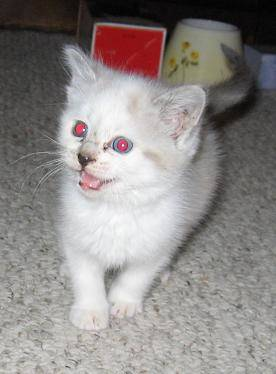
#> input picture test_set/cats/cat.4018.jpg, 276 x 374 px, found by its file name; its folder holds 4 pictures in this run
$ python model.py
#> lines starting #> are read from the running program, lines starting #| are printed output that depends on the picture
import os
import numpy as np
from sklearn.svm import SVC
from sklearn.model_selection import train_test_split
from PIL import Image

def load(data_dir):
    X = []
    y = []
    for file in os.listdir(os.path.join(data_dir, "cats")):
        if file.endswith(('.png', '.jpg', '.jpeg')):
            img_path = os.path.join(data_dir, "cats", file)
            img = Image.open(img_path).resize((64, 64)).convert("L")
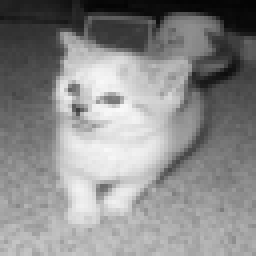
#> img: PIL image 64x64 L (shown 4 times larger); min 4, max 249, mean 138.5
            img_arr = np.array(img).flatten() / 255.0
#> img_arr = 4096 values, max 0.976 at index 1757, min 0.0157 at index 44, mean 0.543
            X.append([np.mean(img_arr), np.var(img_arr)])
            y.append(0)
#> pass 2 of the loop in load, `for file in os.listdir(os.path.join(data_dir, "cats")):`:
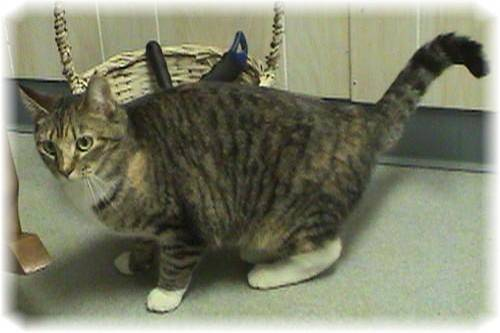
#> input picture test_set/cats/cat.4027.jpg, 500 x 333 px, found by its file name
#> in load, `img = Image.open(img_path).resize((64, 64)).convert("L")`:
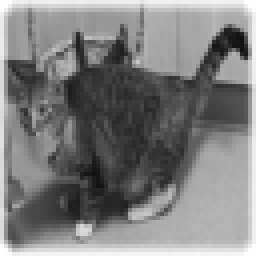
#> img: PIL image 64x64 L (shown 4 times larger); min 17, max 255, mean 125.6
#> img_arr = 4096 values, max 1 at index 1, min 0.0667 at index 636, mean 0.493
#> pass 3 of the loop in load, `for file in os.listdir(os.path.join(data_dir, "cats")):`:
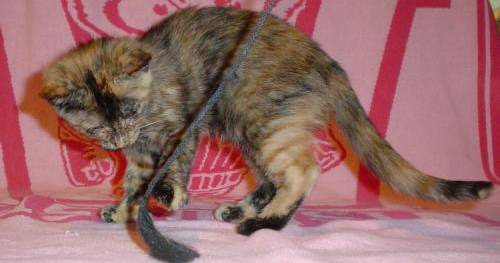
#> input picture test_set/cats/cat.4044.jpg, 500 x 263 px, found by its file name
#> in load, `img = Image.open(img_path).resize((64, 64)).convert("L")`:
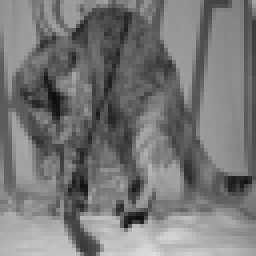
#> img: PIL image 64x64 L (shown 4 times larger); min 14, max 222, mean 119
#> img_arr = 4096 values, max 0.871 at index 4070, min 0.0549 at index 1549, mean 0.467
#> the loop made 4 passes; the first 3 are shown
#> (the run stopped early here; a loop or call above may not have finished)
